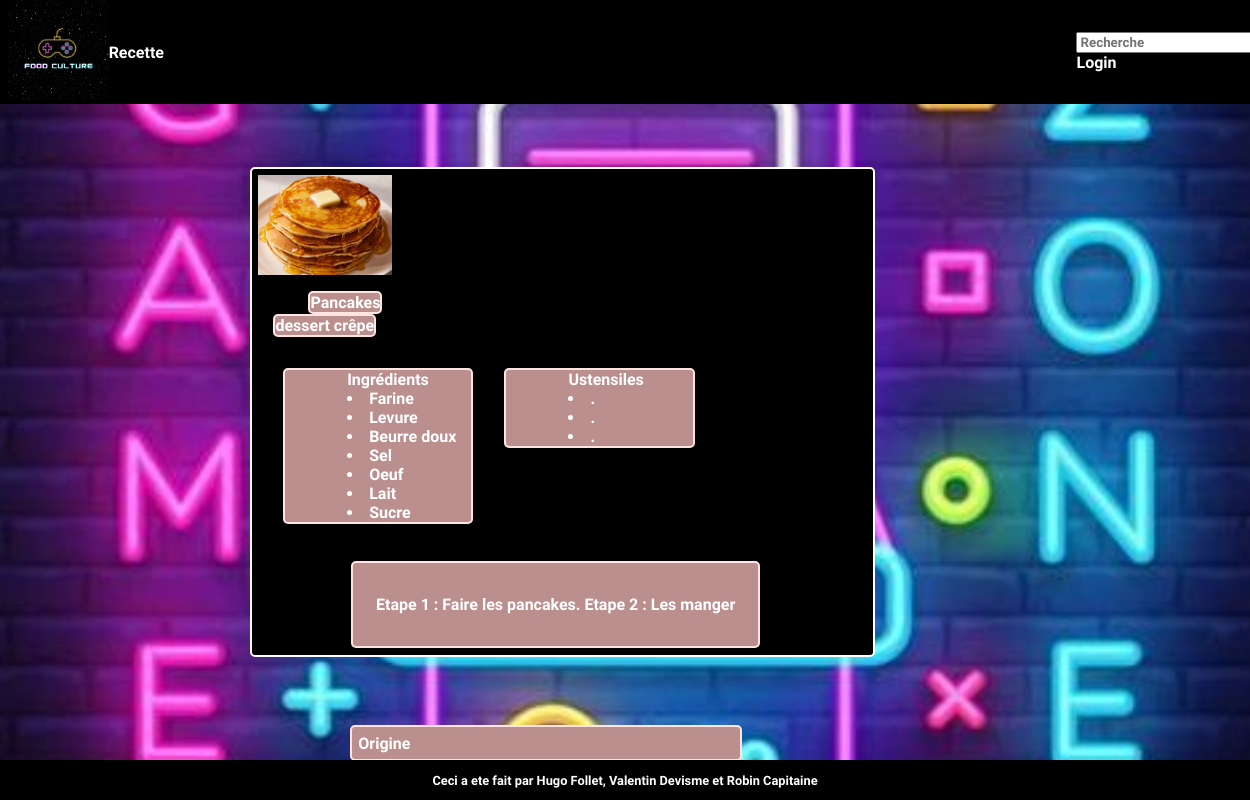
Screenshot of /recette.php?id=2 with the database file from the repository.
### tables this page shows
CREATE TABLE `recette` (
  `recette_id` int UNIQUE NOT NULL AUTO_INCREMENT,
  `nom` varchar(50) NOT NULL,
  `instructions` longtext NOT NULL,
  `image` varchar(255) DEFAULT NULL,
  `origine_id` int
);

CREATE TABLE `tag` (
  `tag_id` int UNIQUE NOT NULL AUTO_INCREMENT,
  `nom` varchar(50) NOT NULL
);

CREATE TABLE `ingredient` (
  `ingredient_id` int UNIQUE NOT NULL AUTO_INCREMENT,
  `nom` varchar(50) NOT NULL,
  `image` varchar(255) DEFAULT NULL,
  `type` varchar(25)
);

### class/init.php (called while the page is built, shortened)
<?php
$chemin_image="ressources".DIRECTORY_SEPARATOR."img".DIRECTORY_SEPARATOR;
$pdo=Connexion::connect(); ?>

### class/connexion.php (called while the page is built, shortened)
<?php
class Connexion{
	public static function prendreNomRecette(PDO $pdo, int $id):string{
		$commande="SELECT nom
		FROM recette
		WHERE recette_id=$id;";
		$statement=$pdo->prepare($commande);
		$statement->execute() or die(var_dump($statement->errorInfo()));
		$results=$statement->fetchAll(PDO::FETCH_CLASS,"commandes");
		return $results[0]->nom;
	}
	public static function prendreImageRecette(PDO $pdo, int $id):commandes{
		$commande="SELECT image,nom
		FROM recette
		WHERE recette_id=$id;";
		$statement=$pdo->prepare($commande);
		$statement->execute() or die(var_dump($statement->errorInfo()));
		$results=$statement->fetchAll(PDO::FETCH_CLASS,"commandes");
		return $results[0];
	}
	public static function prendreListeTag(PDO $pdo, int $id):array{
		$commande="SELECT nom as tag
        FROM tag,tag_recette
        WHERE tag.tag_id=tag_recette.tag_id and recette_id=$id;";
		$statement=$pdo->prepare($commande);
		$statement->execute() or die(var_dump($statement->errorInfo()));
		$results=$statement->fetchAll(PDO::FETCH_CLASS,"commandes");
		return $results;
	}
	public static function prendreListeIngredients(PDO $pdo, int $id):array{
		$commande="SELECT nom as ingredient
        FROM ingredient,ingredient_recette
        WHERE ingredient_recette.ingredient_id=ingredient.ingredient_id and recette_id=$id;";
		$statement=$pdo->prepare($commande);
		$statement->execute() or die(var_dump($statement->errorInfo()));
		$results=$statement->fetchAll(PDO::FETCH_CLASS,"commandes");
		return $results;
	}
	public static function prendreInstructions(PDO $pdo, int $id):string{
		$commande="SELECT instructions
        FROM recette
        WHERE recette_id=$id;";
		$statement=$pdo->prepare($commande);
		$statement->execute() or die(var_dump($statement->errorInfo()));
		$results=$statement->fetchAll(PDO::FETCH_CLASS,"commandes");
		return $results[0]->instructions;
	}
}

### class/Autoloader.php (called while the page is built, shortened)
<?php
class Autoloader{
    static function autoload($class_name){
        $class_name = str_replace('\\', DIRECTORY_SEPARATOR, $class_name) ;
    }
}

### recette.php (the view, shortened to what this page needs)
<?php
include "class/init.php";
if(isset($_GET["id"])){
    $id=$_GET["id"];
}
?>
<!doctype html>
<html lang="fr">
<head>
    <link rel="stylesheet" href="css/stylerecette.css">
</head>
<body>
<?php include "class/header.php" ?>
<form id="accueil" method="POST" enctype="multipart/form-data">
    <div class="origine">
        <div class="neon">
            <div class="image"> <?php
                $results=Connexion::prendreImageRecette($pdo,$id);
                echo "<img src='$chemin_image"."/recettes/"."$results->image' alt='$results->nom'>";
            ?>
            </div>
            <div class="nom">
                <label for="name" class="form-label"><?php
                    echo Connexion::prendreNomRecette($pdo,$id);
                ?>
                </label>
            </div>
            <div class="tag">
                <label for="description" class="form-label"> <?php
                $results=Connexion::prendreListeTag($pdo,$id);
                foreach($results as $info):
                    echo $info->tag." ";
                endforeach;
                ?>
                </label>
            </div>
            <div class="fenetre">
                <label for="name" class="form-label">Ingrédients</label> <?php
                $results=Connexion::prendreListeIngredients($pdo,$id);
                foreach($results as $info):
                    echo "<li>$info->ingredient</li>";
                endforeach;
                ?>
            </div>
            <div class="fenetre">
                <label for="name" class="form-label">Ustensiles</label>
                <li>.</li>
                <li>.</li>
                <li>.</li>
            </div>
            <div class="description">
                <label for="name" class="form-label"> <?php
                $results=Connexion::prendreInstructions($pdo,$id);
                echo "<p>$results</p>";
                ?>
                </label>
            </div>
        </div>
    </div>
    <div id="origine">
        Origine
    </div>
</form>
    <?php include "class/footer.php" ?>
    </body>
    </html>

### css/stylerecette.css (style rules this page uses)
* { font-family: 'Comfortaa', cursive ; font-weight: bold; color: white; }
html, body { height: 100% ; margin: 0px; background: url("../ressources/img/fond.jpg"); background-size: 1500px ; background-position: center; }
body { margin: auto; display: flex; flex-direction: column; }
.origine { padding-top: 10%; padding-bottom: 10%; }
.image { float: left; margin-left: 1%; margin-top: 1%; }
.image img { height: 100px; box-shadow:8px 8px 10px 0 rgba(0,0,0,0.5); }
.neon { float: left ; border: 2px solid white; border-radius: 5px; background: black; color: white; }
.fenetre { float:left; margin-left: 5%; margin-top: 5% ; margin-bottom: 5% ; width : 20% ; padding-left: 10% ; border: 2px solid mistyrose; border-radius: 5px; background: rosybrown; color: white; }
.nom { float: right; margin-right: 79%; margin-top: 2%; border: 2px solid mistyrose; border-radius: 5px; background: rosybrown; color: white; }
.tag { float: right; margin-right: 80%; border: 2px solid mistyrose; border-radius: 5px; background: rosybrown; color: white; }
.description { float: left; margin-top: 1%; margin-left: 16%; margin-bottom: 1%; width: 60%; height: 15% ; border: 2px solid mistyrose; border-radius: 5px; background: rosybrown; color: white; text-align: center; padding : 1em; }
#accueil { width: 50%; display: flex; padding-left: 20%; padding-bottom: 5%; flex-direction: column; align-content: center; overflow: auto; scrollbar-width: none; background-color: transparent; overflow-y: scroll; }
#origine { float:left; margin-top: 1%; margin-left: 16%; margin-bottom: 1%; width: 60%; height: 15% ; padding: 1%; border: 2px solid mistyrose; border-radius: 5px; background: rosybrown; color: white; scrollbar-width: none; }

### rows the page displays
recette: image (picture), nom "Pancakes", instructions "Etape 1 : Faire les pancakes. Etape 2 : Les manger"
tag: nom "dessert"
tag: nom "crêpe"
ingredient: nom "Farine"
ingredient: nom "Levure"
ingredient: nom "Beurre doux"
ingredient: nom "Sel"
ingredient: nom "Oeuf"
ingredient: nom "Lait"
ingredient: nom "Sucre"
